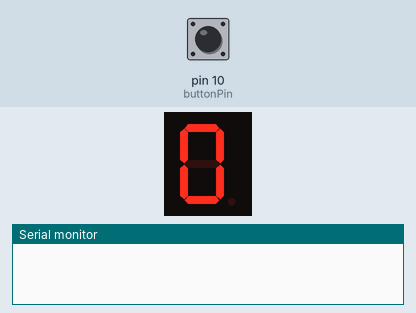
A sketch run on a simulated Arduino Uno, built with avr-gcc and run on an emulated ATmega328P. Shown: 1-digit seven-segment display, the last lines printed to the serial monitor. Wiring (inferred from the names in the program): 1-digit 7-segment display, segments lit when LOW: segments pin 4, pin 5, pin 8, pin 7, pin 6, pin 3, pin 2. The inputs (shaded band) are chosen by the test bench; at power-on: pin 10 (buttonPin) LOW. The segment pins are drawn as the display they are named for; not simulated (calls return 0 or success): arduino_secrets.h.

Above: at 1.2 s.
1.3 s: pin 10 (buttonPin) pulled HIGH for 0.15 s
At 2.5 s:
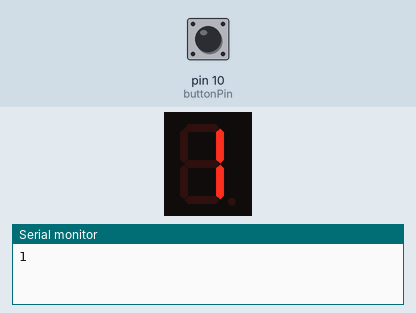
3.0 s: pin 10 (buttonPin) pulled HIGH for 1 s
At 3.8 s:
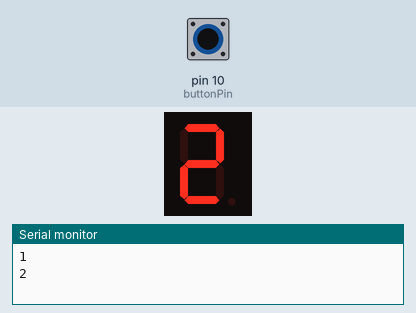
5.5 s: pin 10 (buttonPin) pulled HIGH for 0.15 s
At 6.9 s:
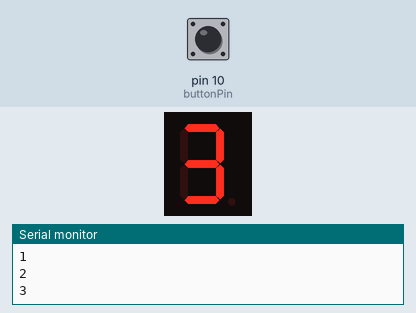
7.2 s: pin 10 (buttonPin) pulled HIGH for 1 s
At 8.2 s:
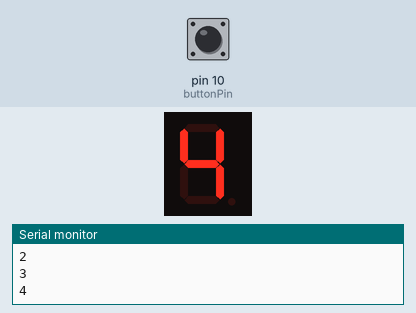
Timing chart, 0 to 10.2 s (numbered marks = the images above; inputs shaded):
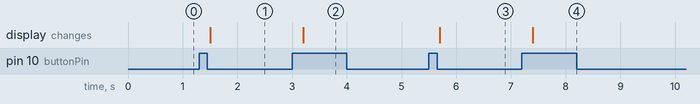

The sketch:

1-Digit_Counter_with_Push_Button.ino
```cpp
#include "arduino_secrets.h"

// Pin assignments for each segment
const int a = 4;
const int b = 5;
const int c = 8;
const int d = 7;
const int e = 6;
const int f = 3;
const int g = 2;
const int buttonPin = 10;  // Pin for push button

int counter = 0;  // Initialize counter to start at 0
int lastButtonState = LOW;  // Track last button state
unsigned long debounceDelay = 200;   // Debounce delay for button

// Segment patterns for digits 0-9 (no decimal point)
const bool digits[10][7] = {
  {LOW, LOW, LOW, LOW, LOW, LOW,HIGH},   // 0
  {HIGH, LOW, LOW, HIGH, HIGH, HIGH, HIGH},       // 1
  {LOW, LOW, HIGH, LOW, LOW, HIGH, LOW},    // 2
  {LOW, LOW, LOW, LOW, HIGH, HIGH, LOW},    // 3
  {HIGH, LOW, LOW, HIGH, HIGH, LOW, LOW},     // 4
  {LOW, HIGH, LOW, LOW, HIGH, LOW, LOW},    // 5
  {LOW, HIGH, LOW, LOW, LOW, LOW, LOW},   // 6
  {LOW, LOW, LOW, HIGH, HIGH, HIGH, HIGH},      // 7
  {LOW, LOW, LOW, LOW, LOW, LOW, LOW},  // 8
  {LOW, LOW, LOW, LOW, HIGH, LOW, LOW}    // 9
};

void setup() {
  Serial.begin(9600);
  pinMode(a, OUTPUT);
  pinMode(b, OUTPUT);
  pinMode(c, OUTPUT);
  pinMode(d, OUTPUT);
  pinMode(e, OUTPUT);
  pinMode(f, OUTPUT);
  pinMode(g, OUTPUT);
  pinMode(buttonPin, INPUT);  // Button input
  displayDigit(counter);  // Show initial value 0
}

void loop() {
  int buttonState = digitalRead(buttonPin);

  // Check if the button has been pressed
  if (buttonState == HIGH && lastButtonState == LOW) {
    delay(debounceDelay);  // Debounce delay
    counter = (counter + 1) % 10;  // Increment and wrap around at 10
    Serial.println(counter);
    displayDigit(counter);  // Display updated counter value
  }
  lastButtonState = buttonState;  // Update last button state
}

// Function to display a digit on the 7-segment display
void displayDigit(int num) {
  digitalWrite(a, digits[num][0]);
  digitalWrite(b, digits[num][1]);
  digitalWrite(c, digits[num][2]);
  digitalWrite(d, digits[num][3]);
  digitalWrite(e, digits[num][4]);
  digitalWrite(f, digits[num][5]);
  digitalWrite(g, digits[num][6]);
}
```

Measured:
- after the input at 1.3 s, the display: changes after 0.20 s (image 1)
- after the input at 3.0 s, the display: changes after 0.20 s (image 2)
- after the input at 5.5 s, the display: changes after 0.20 s (image 3)
- after the input at 7.2 s, the display: changes after 0.20 s (image 4)
